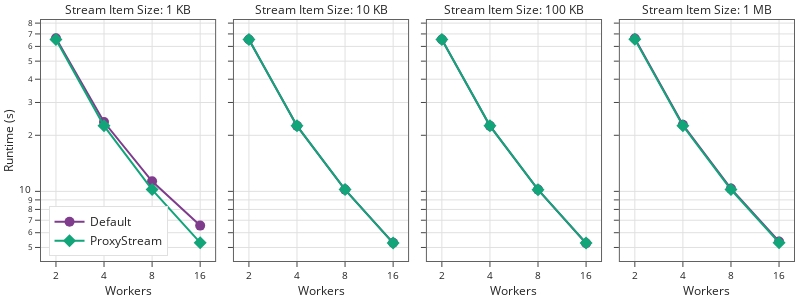

Notebook code for this chart:
### Markdown cell above
## Alderaan Testing Run

### Code cell
data = load_data('../data/alderaan/1-stream-scaling/')

layout = dict(width=800, height=300, margin=dict(t=20))

fig = generate_figure(data, layout)
fig.show()

figure_dir = pathlib.Path('../figures/alderaan/')
figure_dir.mkdir(exist_ok=True)
fig.write_image(figure_dir / '1-stream-scaling.pdf')

### Figure 1 — Plotly figure (JSON) as saved in the notebook; plotly's stock layout.template omitted (floating-point values rounded to 4 significant figures)
{"data": [{"line": {"color": "rgb(127, 60, 141)"}, "marker": {"size": 10, "symbol": "circle"}, "mode": "lines+markers", "name": "Default", "showlegend": true, "type": "scatter", "x": [2, 4, 8, 16], "xaxis": "x", "y": [66.32, 23.57, 11.33, 6.552], "yaxis": "y"}, {"line": {"color": "rgb(17, 165, 121)"}, "marker": {"size": 10, "symbol": "diamond"}, "mode": "lines+markers", "name": "ProxyStream", "showlegend": true, "type": "scatter", "x": [2, 4, 8, 16], "xaxis": "x", "y": [65.38, 22.48, 10.22, 5.303], "yaxis": "y"}, {"line": {"color": "rgb(127, 60, 141)"}, "marker": {"size": 10, "symbol": "circle"}, "mode": "lines+markers", "name": "Default", "showlegend": false, "type": "scatter", "x": [2, 4, 8, 16], "xaxis": "x2", "y": [65.34, 22.48, 10.22, 5.296], "yaxis": "y2"}, {"line": {"color": "rgb(17, 165, 121)"}, "marker": {"size": 10, "symbol": "diamond"}, "mode": "lines+markers", "name": "ProxyStream", "showlegend": false, "type": "scatter", "x": [2, 4, 8, 16], "xaxis": "x2", "y": [65.37, 22.47, 10.22, 5.278], "yaxis": "y2"}, {"line": {"color": "rgb(127, 60, 141)"}, "marker": {"size": 10, "symbol": "circle"}, "mode": "lines+markers", "name": "Default", "showlegend": false, "type": "scatter", "x": [2, 4, 8, 16], "xaxis": "x3", "y": [65.32, 22.48, 10.22, 5.267], "yaxis": "y3"}, {"line": {"color": "rgb(17, 165, 121)"}, "marker": {"size": 10, "symbol": "diamond"}, "mode": "lines+markers", "name": "ProxyStream", "showlegend": false, "type": "scatter", "x": [2, 4, 8, 16], "xaxis": "x3", "y": [65.4, 22.48, 10.21, 5.278], "yaxis": "y3"}, {"line": {"color": "rgb(127, 60, 141)"}, "marker": {"size": 10, "symbol": "circle"}, "mode": "lines+markers", "name": "Default", "showlegend": false, "type": "scatter", "x": [2, 4, 8, 16], "xaxis": "x4", "y": [66.16, 22.76, 10.35, 5.382], "yaxis": "y4"}, {"line": {"color": "rgb(17, 165, 121)"}, "marker": {"size": 10, "symbol": "diamond"}, "mode": "lines+markers", "name": "ProxyStream", "showlegend": false, "type": "scatter", "x": [2, 4, 8, 16], "xaxis": "x4", "y": [65.44, 22.5, 10.23, 5.305], "yaxis": "y4"}], "layout": {"annotations": [{"font": {"size": 12}, "showarrow": false, "text": "Stream Item Size: 1 KB", "x": 0.1156, "xanchor": "center", "xref": "paper", "y": 1, "yanchor": "bottom", "yref": "paper"}, {"font": {"size": 12}, "showarrow": false, "text": "Stream Item Size: 10 KB", "x": 0.3719, "xanchor": "center", "xref": "paper", "y": 1, "yanchor": "bottom", "yref": "paper"}, {"font": {"size": 12}, "showarrow": false, "text": "Stream Item Size: 100 KB", "x": 0.6281, "xanchor": "center", "xref": "paper", "y": 1, "yanchor": "bottom", "yref": "paper"}, {"font": {"size": 12}, "showarrow": false, "text": "Stream Item Size: 1 MB", "x": 0.8844, "xanchor": "center", "xref": "paper", "y": 1, "yanchor": "bottom", "yref": "paper"}], "height": 300, "legend": {"x": 0.01, "xanchor": "left", "y": 0.02, "yanchor": "bottom"}, "margin": {"t": 20}, "width": 800, "xaxis": {"anchor": "y", "autorange": true, "domain": [0, 0.2313], "range": [0.2073, 1.298], "tickvals": [2, 4, 8, 16], "title": {"text": "Workers"}, "type": "log"}, "xaxis2": {"anchor": "y2", "autorange": true, "domain": [0.2563, 0.4875], "range": [0.2073, 1.298], "tickvals": [2, 4, 8, 16], "title": {"text": "Workers"}, "type": "log"}, "xaxis3": {"anchor": "y3", "autorange": true, "domain": [0.5125, 0.7438], "range": [0.2073, 1.298], "tickvals": [2, 4, 8, 16], "title": {"text": "Workers"}, "type": "log"}, "xaxis4": {"anchor": "y4", "autorange": true, "domain": [0.7688, 1], "range": [0.2073, 1.298], "tickvals": [2, 4, 8, 16], "title": {"text": "Workers"}, "type": "log"}, "yaxis": {"anchor": "x", "autorange": true, "domain": [0, 1], "range": [0.6232, 1.92], "title": {"text": "Runtime (s)"}, "type": "log"}, "yaxis2": {"anchor": "x2", "autorange": true, "domain": [0, 1], "matches": "y", "range": [0.6232, 1.92], "showticklabels": false, "type": "log"}, "yaxis3": {"anchor": "x3", "autorange": true, "domain": [0, 1], "matches": "y", "range": [0.6232, 1.92], "showticklabels": false, "type": "log"}, "yaxis4": {"anchor": "x4", "autorange": true, "domain": [0, 1], "matches": "y", "range": [0.6232, 1.92], "showticklabels": false, "type": "log"}}}
